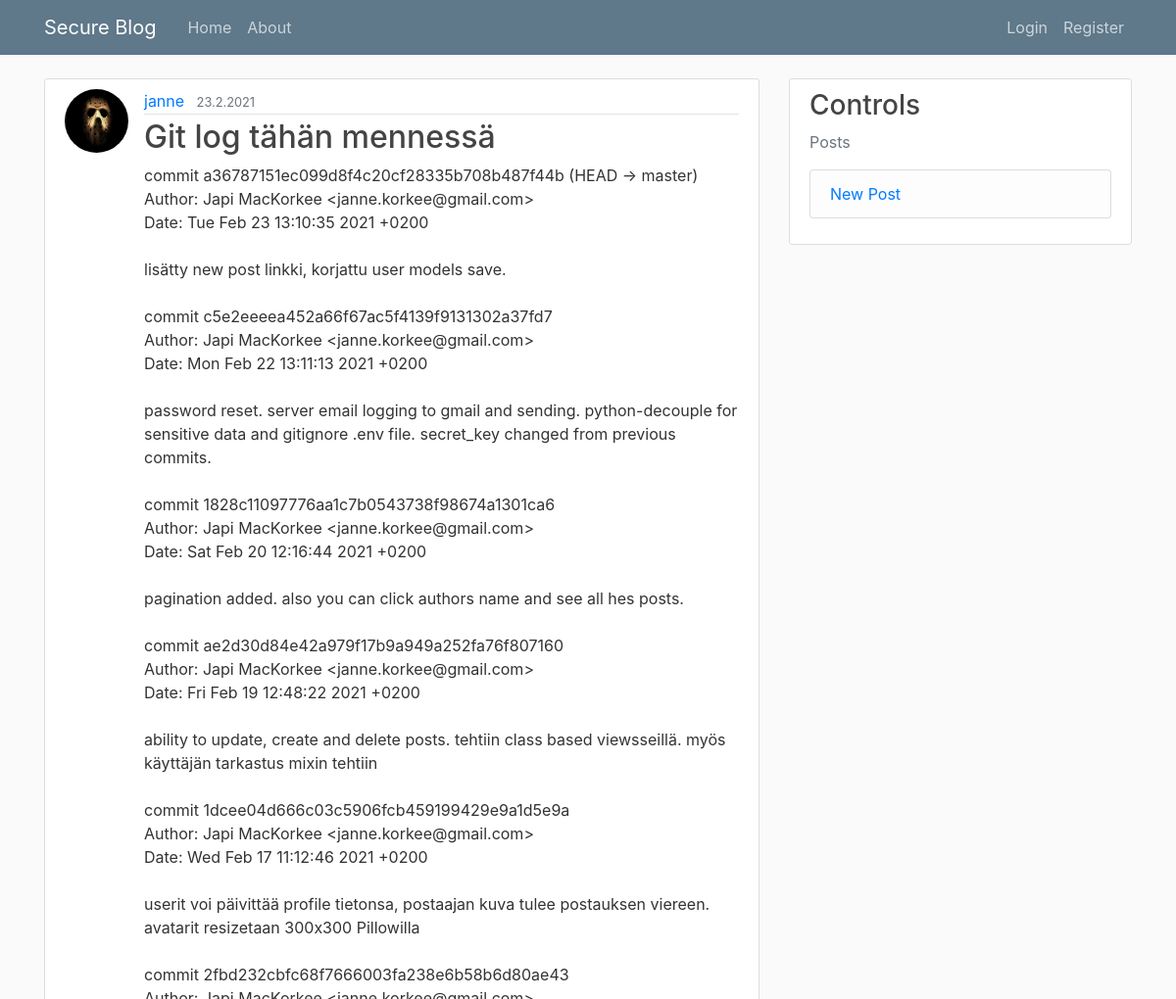
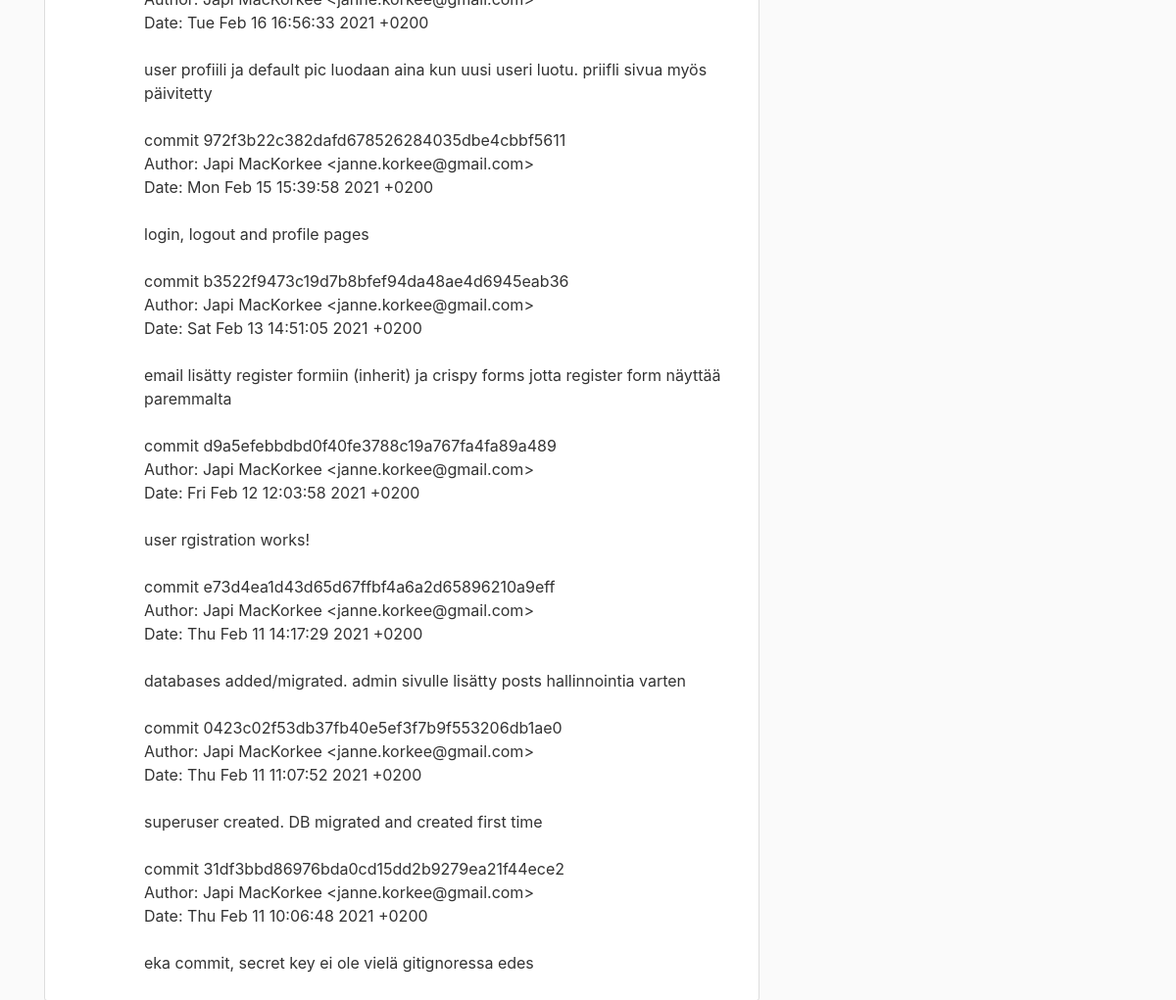
Screenshot of /post/28/ with the database file from the repository (2 pictures, top to bottom).
### blog/models.py (models this page shows, shortened)
class Post(models.Model):
	title = models.CharField(max_length=100)
	content = models.TextField()
	date_posted = models.DateTimeField(default=timezone.now)
	author = models.ForeignKey(User, on_delete=models.CASCADE)

### users/models.py (models this page shows, shortened)
class Profile(models.Model):
	user = models.OneToOneField(User, on_delete=models.CASCADE)
	image = models.ImageField(default='default.jpg', upload_to='profile_pics')

### blog/views.py (the view)
# urls.py: path('post/<int:pk>/', PostDetailView.as_view(), name='post-detail'),
class PostDetailView(DetailView):
	model = Post

### blog/templates/blog/post_detail.html
{% extends "blog/base.html" %}
{% block content %}
	<article class="media content-section">
	  <img class="rounded-circle article-img" src="{{ object.author.profile.image.url }}">
	  <div class="media-body">
	    <div class="article-metadata">
	      <a class="mr-2" href="{% url 'user-posts' object.author.username %}">{{ object.author }}</a>
	      <small class="text-muted">{{ object.date_posted|date:"j.n.Y" }}</small>
	    </div>
	    <h2 class="article-title">{{ object.title }}</h2>
	    <p class="article-content">{{ object.content }}</p>
	  </div>
	</article>
{% endblock content %}

### blog/static/blog/main.css (style rules this page uses)
body { background: #fafafa; color: #333333; margin-top: 5rem; }
h1, h2, h3, h4, h5, h6 { color: #444444; }
.content-section { background: #ffffff; padding: 10px 20px; border: 1px solid #dddddd; border-radius: 3px; margin-bottom: 20px; }
.article-title { color: #444444; }
.article-content { white-space: pre-line; }
.article-img { height: 65px; width: 65px; margin-right: 16px; }
.article-metadata { padding-bottom: 1px; margin-bottom: 4px; border-bottom: 1px solid #e3e3e3 }

### rows the page displays
Post: author.profile.image (picture), author "janne", date_posted "23.2.2021", title "Git log tähän mennessä", content "commit a36787151ec099d8f4c20cf28335b708b487f44b (HEAD -> master) Author: Japi MacKorkee <janne.korkee@gmail.com> Date: Tue Feb 23 13:10:35 2021 +0200 lisätty new post linkki, korjattu user models save. commit c5e2eeeea452a66f67ac5f4139f9131302a37fd7 Author: Japi MacKorkee <janne.korkee@gmail.com> Date: Mon Feb 22 13:11:13 2021 +0200 password reset. server email logging to gmail and sending. python-decouple for sensitive data and gitignore .env file. secret_key changed from previous commits. commit 1828c11097776aa1c7b0543738f98674a1301ca6 Author: Japi MacKorkee <janne.korkee@gmail.com> Date: Sat Feb 20 12:16:44 2021 +0200 pagination added. also you can click authors name and see all hes…"
